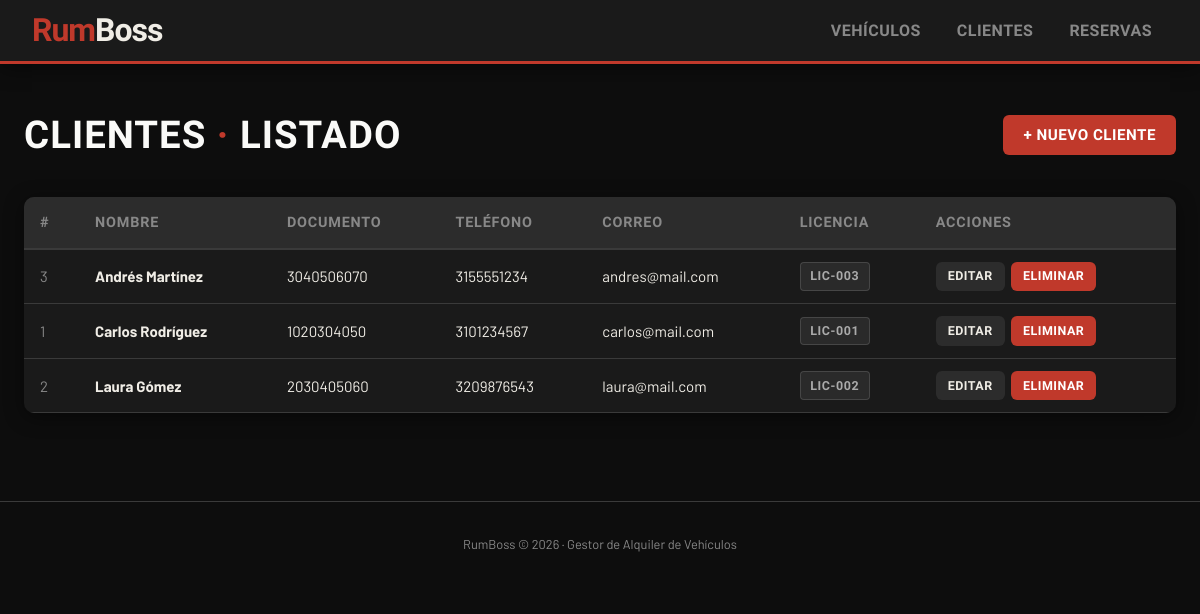
The app's page /index.php?modulo=clientes with its own data.
### tables this page shows
CREATE TABLE IF NOT EXISTS clientes (
    id          INT AUTO_INCREMENT PRIMARY KEY,
    nombre      VARCHAR(100) NOT NULL,
    documento   VARCHAR(20)  NOT NULL UNIQUE,
    telefono    VARCHAR(20),
    email       VARCHAR(100),
    licencia    VARCHAR(30)  NOT NULL,
    created_at  TIMESTAMP DEFAULT CURRENT_TIMESTAMP
);

### Model/Database.php (called while the page is built)
<?php
class Database {
    private static ?PDO $conn = null;
    private static string $host   = 'localhost';
    private static string $db     = 'rumboss';
    private static string $user   = 'root';
    private static string $pass   = '';
    private static string $charset = 'utf8mb4';
    public static function getConnection(): PDO {
        if (self::$conn === null) {
            $dsn = "mysql:host=" . self::$host
                 . ";dbname=" . self::$db
                 . ";charset=" . self::$charset;
            $options = [
                PDO::ATTR_ERRMODE            => PDO::ERRMODE_EXCEPTION,
                PDO::ATTR_DEFAULT_FETCH_MODE => PDO::FETCH_ASSOC,
                PDO::ATTR_EMULATE_PREPARES   => false,
            ];
            try {
                self::$conn = new PDO($dsn, self::$user, self::$pass, $options);
            } catch (PDOException $e) {
                die("<p style='color:red;font-family:sans-serif'>
                     <strong>Error de conexión:</strong> " . htmlspecialchars($e->getMessage()) . "
                     </p>");
            }
        }
        return self::$conn;
    }
}

### Controller/ClienteController.php (called while the page is built, shortened)
<?php
require_once __DIR__ . '/../Model/ClienteModel.php';
class ClienteController {
    private ClienteModel $model;
    public function __construct() {
        $this->model = new ClienteModel();
    }
    public function index(): array {
        return [
            'clientes' => $this->model->getAll(),
            'exito'    => $_GET['exito']  ?? null,
            'error'    => $_GET['error']  ?? null,
        ];
    }
}

### Model/ClienteModel.php (called while the page is built, shortened)
<?php
require_once __DIR__ . '/Database.php';
class ClienteModel {
    private PDO $db;
    public function __construct() {
        $this->db = Database::getConnection();
    }
    public function getAll(): array {
        $stmt = $this->db->query(
            "SELECT * FROM clientes ORDER BY nombre ASC"
        );
        return $stmt->fetchAll();
    }
}

### View/clientes/lista.php (the view, shortened to what this page needs)
<?php
require_once __DIR__ . '/../shared/header.php';
?>
<div class="page-header">
    <h1 class="page-title">Clientes <span>·</span> Listado</h1>
    <a href="index.php?modulo=clientes&accion=nuevo" class="btn btn-rojo">+ Nuevo Cliente</a>
</div>
<div class="tabla-wrap">
    <table>
        <thead>
            <tr>
                <th>#</th>
                <th>Nombre</th>
                <th>Documento</th>
                <th>Teléfono</th>
                <th>Correo</th>
                <th>Licencia</th>
                <th>Acciones</th>
            </tr>
        </thead>
        <tbody>
        <?php if (empty($datos['clientes'])): ?>
            <tr><td colspan="7" class="tabla-vacia">No hay clientes registrados aún.</td></tr>
        <?php else: ?>
            <?php foreach ($datos['clientes'] as $c): ?>
            <tr>
                <td class="td-id"><?= $c['id'] ?></td>
                <td><strong><?= htmlspecialchars($c['nombre']) ?></strong></td>
                <td><?= htmlspecialchars($c['documento']) ?></td>
                <td><?= htmlspecialchars($c['telefono']) ?></td>
                <td><?= htmlspecialchars($c['email']) ?></td>
                <td><span class="badge badge-gris"><?= htmlspecialchars($c['licencia']) ?></span></td>
                <td>
                    <div class="acciones">
                        <a href="index.php?modulo=clientes&accion=editar&id=<?= $c['id'] ?>"
                           class="btn btn-gris btn-sm">Editar</a>
                        <a href="index.php?modulo=clientes&accion=eliminar&id=<?= $c['id'] ?>"
                           class="btn btn-rojo btn-sm"
                           onclick="return confirm('¿Eliminar a <?= addslashes(htmlspecialchars($c['nombre'])) ?>?')">Eliminar</a>
                    </div>
                </td>
            </tr>
            <?php endforeach; ?>
        <?php endif; ?>
        </tbody>
    </table>
</div>
<?php require_once __DIR__ . '/../shared/footer.php'; ?>

### View/css/estilos.css (style rules this page uses)
*, *::before, *::after { box-sizing: border-box; margin: 0; padding: 0; }
:root { --rojo: #C0392B; --rojo-claro:#E74C3C; --negro: #0D0D0D; --gris-osc: #1A1A1A; --gris-med: #2C2C2C; --gris-bord: #3A3A3A; --gris-lite: #888; --crema: #F0EDE6; --blanco: #FAFAF8; --verde: #27AE60; --amarillo: #F39C12; --font-h: 'Barlow Condensed', sans-serif; --font-b: 'Barlow', sans-serif; --radio: 6px; --sombra: 0 4px 20px rgba(0,0,0,.45); }
body { background: var(--negro); color: var(--crema); font-family: var(--font-b); font-size: 15px; line-height: 1.6; min-height: 100vh; }
.page-header { display: flex; align-items: center; justify-content: space-between; margin-bottom: 2rem; gap: 1rem; }
.page-title { font-family: var(--font-h); font-size: 2.4rem; font-weight: 800; text-transform: uppercase; letter-spacing: 1px; color: var(--blanco); }
.page-title span { color: var(--rojo); }
.btn { display: inline-flex; align-items: center; gap: .4rem; font-family: var(--font-h); font-weight: 700; font-size: .95rem; letter-spacing: .5px; text-transform: uppercase; text-decoration: none; padding: .5rem 1.25rem; border-radius: var(--radio); border: none; cursor: pointer; transition: filter .15s, transform .1s; }
.btn-rojo { background: var(--rojo); color: #fff; }
.btn-gris { background: var(--gris-med); color: var(--crema); }
.btn-sm { font-size: .78rem; padding: .3rem .75rem; }
.tabla-wrap { overflow-x: auto; border-radius: 10px; box-shadow: var(--sombra); }
table { width: 100%; border-collapse: collapse; background: var(--gris-osc); }
thead th { background: var(--gris-med); font-family: var(--font-h); font-weight: 700; font-size: .9rem; letter-spacing: .8px; text-transform: uppercase; color: var(--gris-lite); padding: .85rem 1rem; text-align: left; border-bottom: 2px solid var(--gris-bord); }
tbody tr { border-bottom: 1px solid var(--gris-bord); }
tbody td { padding: .75rem 1rem; vertical-align: middle; }
.acciones { display: flex; gap: .4rem; flex-wrap: wrap; }
.td-id { color: var(--gris-lite); }
.badge { display: inline-block; font-family: var(--font-h); font-size: .78rem; font-weight: 700; letter-spacing: .6px; text-transform: uppercase; padding: .2rem .6rem; border-radius: 4px; }
.badge-gris { background: rgba(136,136,136,.15); color: #aaa; border: 1px solid rgba(136,136,136,.3); }

### records on screen
clientes: id "3", nombre "Andrés Martínez", documento "3040506070", telefono "3155551234", email "andres@mail.com", licencia "LIC-003"
clientes: id "1", nombre "Carlos Rodríguez", documento "1020304050", telefono "3101234567", email "carlos@mail.com", licencia "LIC-001"
clientes: id "2", nombre "Laura Gómez", documento "2030405060", telefono "3209876543", email "laura@mail.com", licencia "LIC-002"
